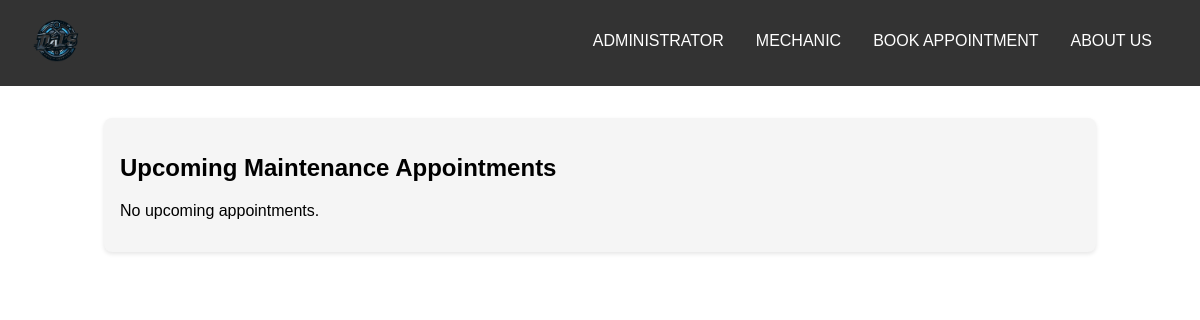
The page /appointments/view_appointments/ on the database as committed earlier.
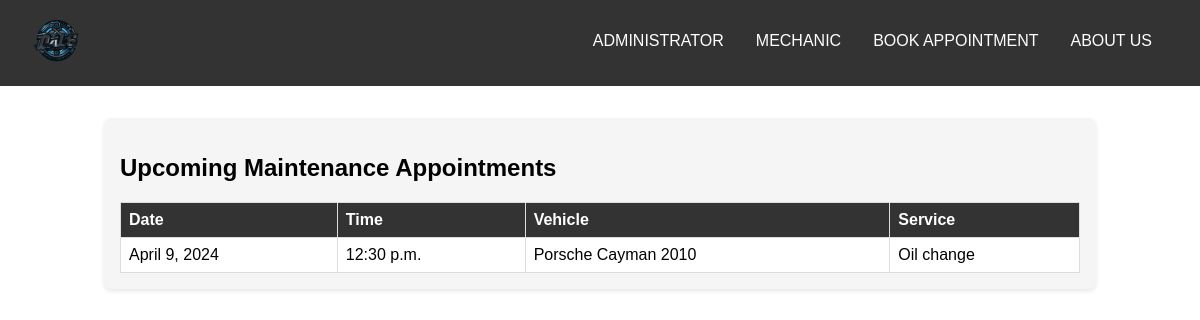
The same page on the database as committed later.
### appointments/models.py (models this page shows, shortened)
class Appointment(models.Model):
    vehicle = models.ForeignKey(Vehicle, on_delete=models.CASCADE)
    service = models.ForeignKey(Service, on_delete=models.CASCADE)
    appointment_date = models.DateField()
    appointment_time = models.TimeField()

### vehicles/models.py (models this page shows)
class Vehicle(models.Model):
    make = models.CharField(max_length=100)
    model = models.CharField(max_length=100)
    year = models.IntegerField()
    fuel_type = models.CharField(max_length=50)
    transmission_type = models.CharField(max_length=50)
    oil_type = models.CharField(max_length=50)
    tire_size = models.CharField(max_length=50)
    def __str__(self):
        return f"{self.make} {self.model} {self.year}"

### services/models.py (models this page shows)
class Service(models.Model):
    service_name = models.CharField(max_length=200)
    estimated_time = models.CharField(max_length=100)  # Consider changing to IntegerField if it's always in minutes
    estimated_labour_cost = models.DecimalField(max_digits=10, decimal_places=2)
    def __str__(self):
        return self.service_name

### appointments/views.py (the view)
# urls.py: path('view_appointments/', views.view_appointments, name='view_appointments'),
def view_appointments(request):
    today = datetime.today()
    appointments = Appointment.objects.all().order_by('appointment_date', 'appointment_time') # Order by date first, then by time
    return render(request, 'appointments/view_appointments.html', {'appointments': appointments})

### templates/appointments/view_appointments.html (shortened to what this page needs)
{% load static %}
<!DOCTYPE html>
<html lang="en">
<head>
    <link rel="stylesheet" href="{% static 'css/styles.css' %}">
</head>
<body>
    <div class="navbar">
        <a href="{% url 'home' %}" class="navbar-brand">
            <img src="{% static 'images/logo.png' %}" alt="Company Logo" class="logo"/>
        </a>
        <div class="links">
            <a href="/admin/">ADMINISTRATOR</a>
            <a href="{% url 'view_appointments' %}">MECHANIC</a>
            <a href="{% url 'schedule_appointment' %}">BOOK APPOINTMENT</a>
            <a href="{% url 'about_us' %}">ABOUT US</a>
        </div>
    </div>
    <div class="container">
        <h2>Upcoming Maintenance Appointments</h2>
        {% if appointments %}
            <table class="appointments-table">
                <thead>
                    <tr>
                        <th>Date</th>
                        <th>Time</th>
                        <th>Vehicle</th>
                        <th>Service</th>
                    </tr>
                </thead>
                <tbody>
                    {% for appointment in appointments %}
                        <tr>
                            <td>{{ appointment.appointment_date }}</td>
                            <td>{{ appointment.appointment_time }}</td>
                            <td>{{ appointment.vehicle }}</td>
                            <td>{{ appointment.service }}</td>
                        </tr>
                    {% endfor %}
                </tbody>
            </table>
        {% else %}
            <p>No upcoming appointments.</p>
        {% endif %}
    </div>
</body>
</html>

### static/css/styles.css (style rules this page uses)
body, html { margin: 0; padding: 0; height: 100%; font-family: Arial, sans-serif; }
.navbar img { margin-right: auto; }
.navbar { display: flex; align-items: right; justify-content: space-between; padding: 1rem; background-color: #333; color: #fff; }
.navbar .links { display: flex; align-items: right; justify-content: flex-end; padding: 1rem; background-color: #333; color: #fff; }
.navbar .logo { height: 50px; }
.navbar a { color: #fff; padding: 0 1rem; text-decoration: none; transition: color 0.3s; }
.container { max-width: 800px; margin: 2rem auto; padding: 1rem; background-color: #f5f5f5; border-radius: 8px; box-shadow: 0 2px 4px rgba(0, 0, 0, 0.1); }
.container { max-width: 960px; margin: 2rem auto; padding: 1rem; background-color: #f5f5f5; border-radius: 8px; box-shadow: 0 2px 4px rgba(0, 0, 0, 0.1); }
.appointments-table { width: 100%; border-collapse: collapse; margin-top: 1rem; }
.appointments-table th, .appointments-table td { border: 1px solid #ddd; padding: 0.5rem; text-align: left; }
.appointments-table th { background-color: #333; color: #fff; }
.appointments-table td { background-color: #fff; }
.appointments-table tbody tr:nth-child(odd) { background-color: #eee; }

Rows that differ between the two databases and show on the page:
added Appointment: appointment_date "April 9, 2024", appointment_time "12:30 p.m.", vehicle "Porsche Cayman 2010", service "Oil change"
Other text that changed with them:
text no longer shown: "No upcoming appointments."
text now shown: "Date Time Vehicle Service"
